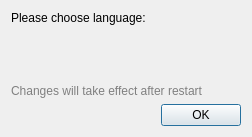
<?xml version="1.0" encoding="UTF-8"?>
<ui version="4.0">
 <class>ScriptLanguageChooserDialog</class>
 <widget class="QDialog" name="ScriptLanguageChooserDialog">
  <property name="geometry">
   <rect>
    <x>0</x>
    <y>0</y>
    <width>252</width>
    <height>137</height>
   </rect>
  </property>
  <property name="windowTitle">
   <string>Language chooser</string>
  </property>
  <property name="windowIcon">
   <iconset resource="engine.qrc">
    <normaloff>:/engine/images/language.png</normaloff>:/engine/images/language.png</iconset>
  </property>
  <property name="styleSheet">
   <string notr="true"/>
  </property>
  <layout class="QVBoxLayout" name="verticalLayout_2">
   <item>
    <layout class="QVBoxLayout" name="verticalLayout">
     <item>
      <widget class="QLabel" name="label">
       <property name="text">
        <string>Please choose language:</string>
       </property>
      </widget>
     </item>
    </layout>
   </item>
   <item>
    <layout class="QVBoxLayout" name="languageLayout">
     <property name="leftMargin">
      <number>20</number>
     </property>
    </layout>
   </item>
   <item>
    <spacer name="verticalSpacer">
     <property name="orientation">
      <enum>Qt::Vertical</enum>
     </property>
     <property name="sizeHint" stdset="0">
      <size>
       <width>20</width>
       <height>40</height>
      </size>
     </property>
    </spacer>
   </item>
   <item>
    <widget class="QLabel" name="label_2">
     <property name="styleSheet">
      <string notr="true">QLabel{color:gray;}</string>
     </property>
     <property name="text">
      <string>Changes will take effect after restart</string>
     </property>
    </widget>
   </item>
   <item>
    <widget class="QDialogButtonBox" name="buttonBox">
     <property name="orientation">
      <enum>Qt::Horizontal</enum>
     </property>
     <property name="standardButtons">
      <set>QDialogButtonBox::Ok</set>
     </property>
    </widget>
   </item>
  </layout>
 </widget>
 <resources>
  <include location="engine.qrc"/>
 </resources>
 <connections>
  <connection>
   <sender>buttonBox</sender>
   <signal>accepted()</signal>
   <receiver>ScriptLanguageChooserDialog</receiver>
   <slot>accept()</slot>
   <hints>
    <hint type="sourcelabel">
     <x>248</x>
     <y>254</y>
    </hint>
    <hint type="destinationlabel">
     <x>157</x>
     <y>274</y>
    </hint>
   </hints>
  </connection>
  <connection>
   <sender>buttonBox</sender>
   <signal>rejected()</signal>
   <receiver>ScriptLanguageChooserDialog</receiver>
   <slot>reject()</slot>
   <hints>
    <hint type="sourcelabel">
     <x>316</x>
     <y>260</y>
    </hint>
    <hint type="destinationlabel">
     <x>286</x>
     <y>274</y>
    </hint>
   </hints>
  </connection>
 </connections>
</ui>
